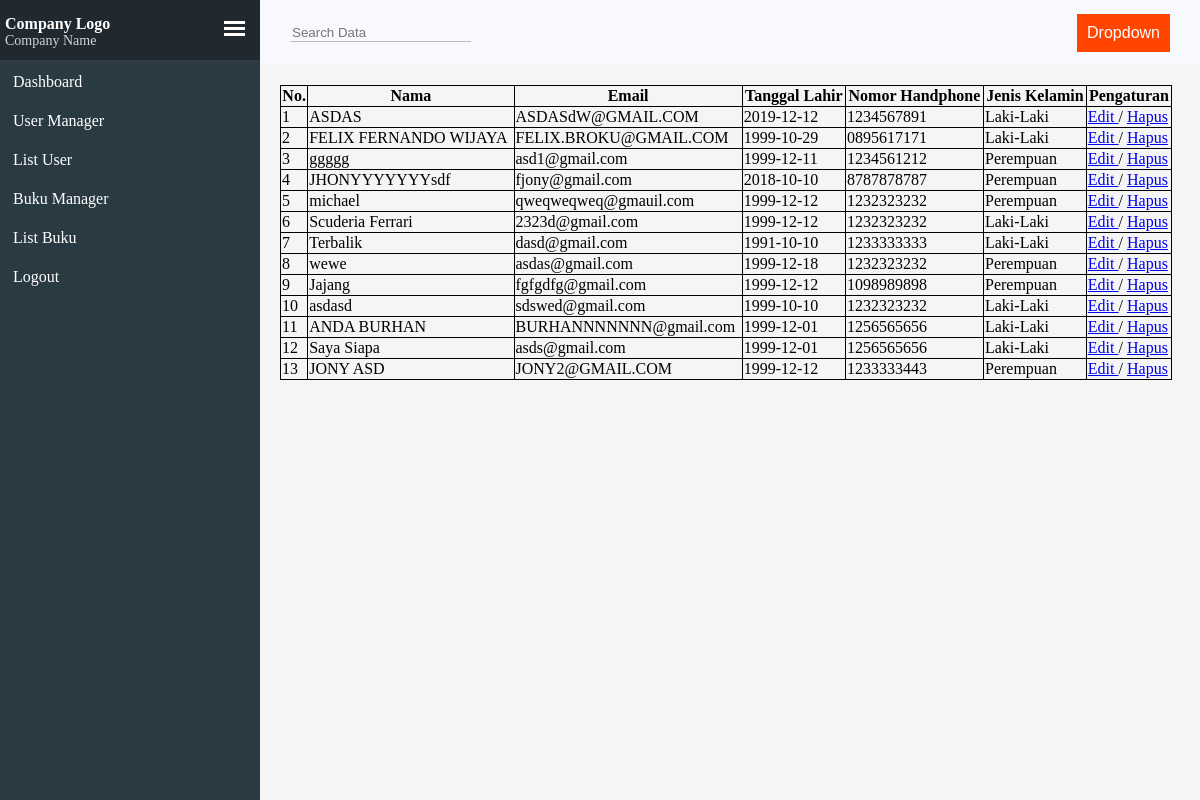
Page /dashboard/listPeserta.php (signed in) on the committed database.
### tables this page shows
CREATE TABLE `customer` (
  `id` int(10) NOT NULL,
  `name` varchar(192) NOT NULL,
  `email` varchar(192) NOT NULL,
  `tanggalLahir` date NOT NULL,
  `nomorHandphone` varchar(10) NOT NULL,
  `jenisKelamin` int(10) NOT NULL
);

### dashboard/listPeserta.php (the view, shortened to what this page needs)
<?php
    include '../layout/dashboard.php';
?>
<div id="dashboardData">
    <table class="userListTable">
        <tr>
        <th>No.</th>
        <th>Nama</th>
        <th>Email</th>
        <th>Tanggal Lahir</th>
        <th>Nomor Handphone</th>
        <th>Jenis Kelamin</th>
        <th>Pengaturan</th>
    </tr>
 <?php
    $query = mysqli_query($con,"SELECT * FROM customer") or die(mysqli_error($con));
 if(mysqli_num_rows($query) == 0){
    echo '<tr> <td colspan="7"> Tidak ada data ! </td></tr>';
 }else{
    $no = 1;
    while($data = mysqli_fetch_assoc($query)){
    echo
        '<tr>
        <td>'.$no.'</td>
        <td>'.$data['name'].'</td>
        <td>'.$data['email'].'</td>
        <td>'.$data['tanggalLahir'].'</td>
        <td>'.$data['nomorHandphone'].'</td>
        <td>';
            if($data['jenisKelamin'] == 0){
                echo 'Laki-Laki';
            }else{
                echo 'Perempuan';
            }
    echo '</td>
        <td><a href="../dashboard/formeditPeserta.php?id='.$data['id'].'">Edit </a>/
        <a href="../proses/deletePeserta.php?id='.$data['id'].'" onclick="return confirm(\'Yakin?\')">Hapus </a></td></tr> ';
     $no++;
    }
    }
    ?>
        </table>
    </div>
   </body>
   </html>

### layout/dashboard.php (shortened to what this page needs)
<?php
echo'
<!DOCTYPE html>
<html lang="en">
 <head>
     <link rel="stylesheet" href="../css./style.css">
 </head>
 <body>
     <div class="backgroundAll"></div>
     <div id="sidebar">
         <div class="sideheader">
             <div class="name">
                 <h1>Company Logo</h1>
                 <p>Company Name</p>
             </div>
             <div class="hamburgerbar">
                 <a href="#" onClick="hamburgerFunc()">
                     <div>
                         <div class="bar topbar"></div>
                         <div class="bar middlebar"></div>
                         <div class="bar bottombar"></div>
                     </div>
                 </a>
             </div>
            </div>
             <div class="sidebody">
                 <div class="sidebodypart">
                     <ul>
                        <li id="dashboardTab"><a href="../dashboard/index.php"><p>Dashboard</p></a></li>
                        <li id="userTab"><a href="../dashboard/formpeserta.php"><p>User Manager</p></a></li>
                        <li id="listPeserta"><a href="../dashboard/listPeserta.php"><p>List User</p></a></li>
                        <li id="bukuTab"><a href="../dashboard/bukumanager.php"><p>Buku Manager</p></a></li>
                        <li id="listBuku"><a href="../dashboard/listBuku.php"><p>List Buku</p></a></li>
                        <li id="userTab"><a href="../proses/prosesLogout.php"><p>Logout</p></a></li>
                    </ul>
                 </div>
         </div>
         </div>
         <div id="navbar">
             <div class="searchbar">
                <input id="searchInput" type="text" placeholder="Search Data" onkeyup="displaySearch(event)">
            </div>
            <div class="barinfo">
            <div class="dropdown">
                <button class="dropbtn">Dropdown</button>
                </div>
             </div>
         </div>
         </div>'?>

### css/style.css (style rules this page uses)
.backgroundAll { position: fixed; top: 0px; bottom: 0px; left: 0px; right: 0px; background: whitesmoke; z-index: -1; }
#sidebar { transition: all 1s; position: fixed; background: #293a42; color: white; left: 0; top: 0; bottom: 0; width: 260px; }
#sidebar .sideheader { padding: 15px 5px; display: flex; background: #202930; height: 30px; overflow: hidden; }
#sidebar .sideheader .name h1 { transition: all 1s; font-size: 16px; margin: 0px; }
#sidebar .sideheader .name p { transition: all 1s; font-size: 14px; margin: 0px; opacity: 0.8; }
#sidebar .sideheader .hamburgerbar { transition: all 1s; margin-left: auto; width: 21px; display: block; align-self: center; margin-right: 10px; }
#sidebar .sideheader .hamburgerbar a .bar { transition: all 1s; background: white; height: 3px; margin-bottom: 3px; }
#sidebar .sidebody .sidebodypart { border-top: solid 3px #2f3a43; }
#sidebar .sidebody .sidebodypart ul { margin: 0px; padding: 0px; list-style: none; }
#sidebar .sidebody .sidebodypart ul li { height: 37px; padding-left: 10px; border-left: solid 3px #293a42; display: flex; margin-bottom: 2px; }
#sidebar .sidebody .sidebodypart ul li a { text-decoration: none; color: white; width: 100%; height: 100%; display: flex; }
#sidebar .sidebody .sidebodypart ul li a p { transition: all 1s; align-self: center; margin: 0px; }
#navbar { transition: all 1s; position: fixed; margin-left: 260px; display: flex; background: #f8f9fe; height: 65px; top: 0px; right: 0px; left: 0px; padding: 0px 30px; }
#navbar .searchbar { align-self: center; }
#navbar .searchbar input { border: none; background: transparent; border-bottom: solid 1px rgb(194, 186, 186); }
#navbar .barinfo { align-self: center; margin-left: auto; }
#dashboardData { transition: all 1s; margin-left: 252px; margin-top: 65px; padding: 20px; }
.dropbtn { background-color: orangered; color: white; padding: 10px; font-size: 16px; border: none; cursor: pointer; }
.dropdown { position: relative; display: inline-block; }

### dashboard/listPeserta.php (style rules this page uses)
.userListTable { width: 100%; }
table, tr, td, th { border: 1px; border: 1px solid black; border-collapse: collapse; }

### rows in the picture
customer: name "ASDAS", email "ASDASdW@GMAIL.COM", tanggalLahir "2019-12-12", nomorHandphone "1234567891", jenisKelamin "Laki-Laki"
customer: name "FELIX FERNANDO WIJAYA", email "FELIX.BROKU@GMAIL.COM", tanggalLahir "1999-10-29", nomorHandphone "0895617171", jenisKelamin "Laki-Laki"
customer: name "ggggg", email "asd1@gmail.com", tanggalLahir "1999-12-11", nomorHandphone "1234561212", jenisKelamin "Perempuan"
customer: name "JHONYYYYYYYsdf", email "fjony@gmail.com", tanggalLahir "2018-10-10", nomorHandphone "8787878787", jenisKelamin "Perempuan"
customer: name "michael", email "qweqweqweq@gmauil.com", tanggalLahir "1999-12-12", nomorHandphone "1232323232", jenisKelamin "Perempuan"
customer: name "Scuderia Ferrari", email "2323d@gmail.com", tanggalLahir "1999-12-12", nomorHandphone "1232323232", jenisKelamin "Laki-Laki"
customer: name "Terbalik", email "dasd@gmail.com", tanggalLahir "1991-10-10", nomorHandphone "1233333333", jenisKelamin "Laki-Laki"
customer: name "wewe", email "asdas@gmail.com", tanggalLahir "1999-12-18", nomorHandphone "1232323232", jenisKelamin "Perempuan"
customer: name "Jajang", email "fgfgdfg@gmail.com", tanggalLahir "1999-12-12", nomorHandphone "1098989898", jenisKelamin "Perempuan"
customer: name "asdasd", email "sdswed@gmail.com", tanggalLahir "1999-10-10", nomorHandphone "1232323232", jenisKelamin "Laki-Laki"
customer: name "ANDA BURHAN", email "BURHANNNNNNN@gmail.com", tanggalLahir "1999-12-01", nomorHandphone "1256565656", jenisKelamin "Laki-Laki"
customer: name "Saya Siapa", email "asds@gmail.com", tanggalLahir "1999-12-01", nomorHandphone "1256565656", jenisKelamin "Laki-Laki"
customer: name "JONY ASD", email "JONY2@GMAIL.COM", tanggalLahir "1999-12-12", nomorHandphone "1233333443", jenisKelamin "Perempuan"
